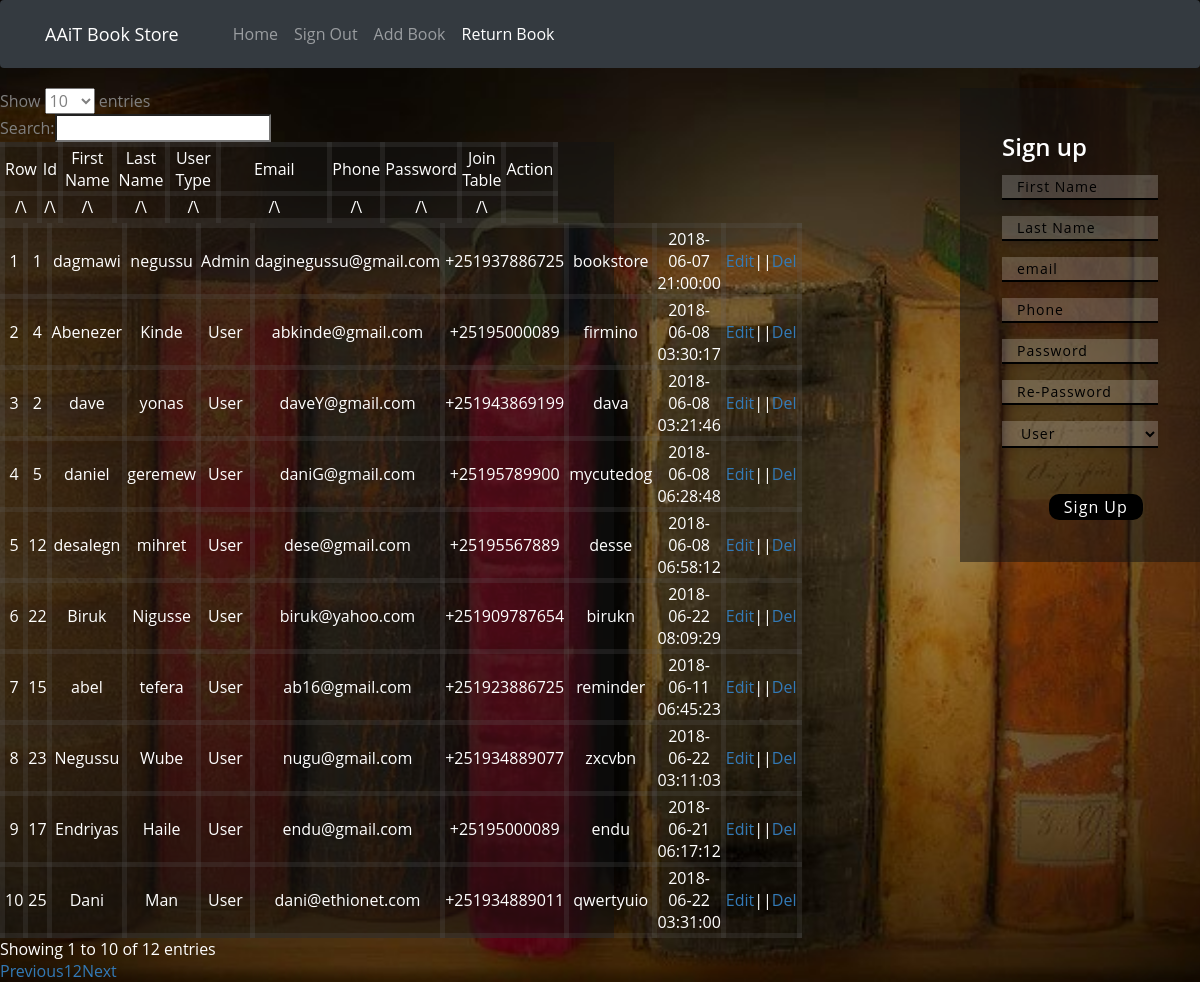
The app's page /pages/php/admin.php (signed in) with its own data.
### tables this page shows
CREATE TABLE `user_profile` (
  `user_id` int(5) NOT NULL,
  `user_fname` varchar(20) NOT NULL,
  `user_lname` varchar(20) NOT NULL,
  `user_type` varchar(20) NOT NULL,
  `email_address` varchar(40) NOT NULL,
  `Phone_Number` varchar(20) NOT NULL,
  `password_key` varchar(20) NOT NULL,
  `join_table` timestamp NULL DEFAULT NULL
);

### pages/php/admin.php (the view, shortened to what this page needs)
<!DOCTYPE HTML>
<html lang="zxx">
<head>
     <link href="../../bootstrap/bootstrapVendor/css/bootstrap.min.css" rel="stylesheet">
    <link href="../css/start_template.css" rel="stylesheet">
<link href="../css/4-col-portfolio.css" rel="stylesheet">
	<link href="../../bootstrap/bootstrap.css" rel="stylesheet">
  <link rel="stylesheet" href="../css/sttyle.css" type="text/css" />
	<link rel="stylesheet" href="../css/style.css" type="text/css" />
</head>
<body class="xxbody" style="background-image: url(../images/books.jpg);">
	<nav class="navbar navbar-expand-lg navbar-dark bg-dark fixed-top">
          <div class="container">
            <a class="navbar-brand whitee" href="#">AAiT Book Store</a>
            <div class="collapse navbar-collapse" id="navbarResponsive">
                <ul class="nav navbar-nav">
                    <li><a class="nav-link" href="../../index.php">Home</a></li>
                    <?php
                      if(isset($_SESSION['logged'])){
                        if($_SESSION['logged']){
                          echo "<li><a class='nav-link' href='user_login.php'>Sign Out</a></li>";
                          echo "<li><a class='nav-link' href='../html/registerBookk.html'>Add Book</a></li>";
                          echo "<li><a class='nav-link active' href='return.php'>Return Book</a></li>";
                        }
                        else{
                        $_SESSION['logged'] = FALSE;
                        echo "<li><a class='nav-link' href='../html/user_login.html'>Sign In/Up</a></li>";
                        }
                      }
                      else{
                        $_SESSION['logged'] = FALSE;
                        echo "<li><a class='nav-link' href='../html/user_login.html'>Sign Inn/Up</a></li>";
                      }
                    ?>
                  </ul>
            </div>
          </div>
        </nav>
    <?php
      require('conn.php');
      $sql = "SELECT * FROM user_profile";
      $result = mysqli_query($conn, $sql);
     $posts = mysqli_fetch_all($result, MYSQLI_ASSOC);
      ?>
      <table class="autoTable" id="tabllle">
        <thead>
          <th class='uid'>Row</th>
          <th class='uid'>Id</th>
          <th class='name'>First Name</th>
          <th class='name'>Last Name</th>
          <th class='name'>User Type</th>
          <th class='wide'>Email</th>
          <th class>Phone</th>
          <th class>Password</th>
          <th class>Join Table</th>
          <th class>Action</th>
        <tr id="">
            <th class='uid'>/\</th>
          <th class='uid'>/\</th>
              <th class="name">/\</th>
              <th class="name">/\</th>
              <th class="name">/\</th>
              <th class="name">/\</th>
              <th class="name">/\</th>
              <th class="name">/\</th>
              <th class="name"> /\ </th>
                <th class="name"></th>
            </thead>      <tbody>
        <?php
        $counter = 0;
          while( $counter < count($posts)){
            $row = $posts[$counter];
            $roww=$counter+1;
            echo
            "<tr>
              <td class='uid'>$roww</td>
              <td class>{$row['user_id']}</td>
              <td class>{$row['user_fname']}</td>
              <td class>{$row['user_lname']}</td>
              <td class>{$row['user_type']}</td>
              <td class>{$row['email_address']}</td>
              <td class>{$row['Phone_Number']}</td>
              <td class>{$row['password_key']}</td>
              <td class>{$row['join_table']}</td>
              <td class><a href='edit.php?edit=$row[user_id]'>Edit</a><span>||</span><a href='delete.php?delete=$row[user_id]'>Del</a>
            </tr>\n";
            $counter++;
          }
        ?>
      </tbody>
    </table>
	<div class="main-content-agile agill">
		<div class="sub-main-w3 register" id ="narrow">
			<form action="user_register.php" method="post">
      <?php
    if(isset($error)){
      echo "<h2 class='whitee'>$error</h2>";
      unset($error);
    }
    else{
      echo "<h2>Sign up</h2>";
    }
  ?>
                <div class="form-style-agile">
          <input id="fname" type="text" placeholder="First Name" name = "fname" required="" onchange="fname()">
                </div>
                <div class="form-style-agile">
          <input id="lname" type="text" placeholder="Last Name" name = "lname" required="" onchange="lname()">
                </div>
				<div class="form-style-agile">
          <input id="email" type="email" placeholder="email" name = "email" required="">
                </div>
                <div class="form-style-agile">
                        <input id="phone" type="tel" placeholder="Phone" name = "phone" required="" onchange="phone()">
                    </div>
				<div class="form-style-agile">
          <input id="pass" type="password" placeholder="Password" name = "password" required="" onchange="pass()">
                </div>
                <div class="form-style-agile">
          <input id="cpass" type="password" placeholder="Re-Password" name = "cpassword" required="" onchange="cpass()">
                </div>
                <div class="form-style-agile">
                        <select name="type">
                                <option value="User">User</option>
                        </select>
                </div>
				<input id ="button" type="submit" value="Sign Up" onClick='validate()'>
			</form>
		</div>
  </div>
  <link rel="stylesheet" href="../../bootstrap/jquery-ui.css" />
	<link href="../pages/css/wickedpicker.css" rel="stylesheet" type='text/css' media="all" />
</body>
</html>

### pages/css/start_template.css (style rules this page uses)
.whitee { color:wheat; }

### pages/css/4-col-portfolio.css (style rules this page uses)
body { padding-top: 54px; }
@media (min-width: 992px) { body { padding-top: 56px; } }

### pages/css/sttyle.css (style rules this page uses)
div { width:80%; float: left; color:white; }
div div { width:100%; }
tbody { width: 736px; }
div #tabllle { width:100%; }
table { width:100%; }

### pages/css/style.css (style rules this page uses)
html, body, div, span, applet, object, iframe, h1, h2, h3, h4, h5, h6, p, blockquote, pre, a, abbr, acronym, address, big, cite, code, del, dfn, em, img, ins, kbd, q, s, samp, small, strike, strong, sub, sup, tt, var, b, u, i, dl, dt, dd, ol, nav ul, nav li, fieldset, form, label, legend, table, caption, tbody, tfoot, thead, tr, th, td, article, aside, canvas, details, embed, figure, figcaption, footer, header, hgroup, menu, nav, output, ruby, section, summary, time, mark, audio, video { margin: 0; padding: 0; border: 0; font-size: 100%; font: inherit; vertical-align: baseline; }
article, aside, details, figcaption, figure, footer, header, hgroup, menu, nav, section { display: block; }
ol, ul { list-style: none; margin: 0px; padding: 0px; }
table { border-collapse: collapse; border-spacing: 0; }
a { text-decoration: none; }
body { background-size: cover; -webkit-background-size: cover; -moz-background-size: cover; -o-background-size: cover; -ms-background-size: cover; background-attachment: fixed; background-position: center; font-family: 'Open Sans', sans-serif; font-size: 100%; }
.sub-main-w3 { display: -webkit-flex; display: -webkit-box; display: -moz-flex; display: -moz-box; display: -ms-flexbox; display: flex; align-items: center; }
h2 { font-size: 2vw; color: #fff; text-align: center; font-weight: 600; margin-bottom: 1vw; }
.sub-main-w3 form { max-width: 100%; margin: 0 5vw; padding: 3.5vw; box-sizing: border-box; display: -webkit-flex; display: -moz-flex; display: flex; flex-wrap: wrap; background: rgba(20, 21, 20, 0.52); }
.agill { float: right; width:20%; }
.agill .register { max-width: 100%;; }
.agill .register form { max-width: 100%; margin-left: 0px; margin-right: 0px; }
.autoTable { width:80%; float: left; box-sizing: border-box; display: -webkit-flex; display: -moz-flex; display: flex; flex-wrap: wrap; background: rgba(20, 21, 20, 0.52); color:white; }
.autoTable .wide { width:25%; }
.autoTable .name { width:10%; }
.autoTable .uid { width:4%; }
.autoTable th,td { text-align: center; align-content: center; border:5px solid rgba(100, 100, 100, 0.2); }
.register { max-width: 41%; float:right; }
.form-style-agile { flex-basis: 100%; -webkit-flex-basis: 100%; }
.form-style-agile input[type="text"], .form-style-agile input[type="email"], .form-style-agile input[type="password"], .form-style-agile input[type="tel"], .form-style-agile select, select.category, .form-style-agile textarea { outline: none; font-size: 14px; border: none; color: #000; font-family: 'Open Sans', sans-serif; letter-spacing: 1px; padding: 12px 15px; background:rgba(255, 255, 255, 0.2); max-height: 80px; margin-bottom: 16px; -webkit-justify-content: space-between; justify-content: space-between; width: 100%; box-sizing: border-box; border-bottom: 2px solid black; box-shadow: 0px 2px 7px 2px rgba(0, 0, 0, 0.08); }
#narrow input, select[name="type"] { padding:2px 15px; }
.form-style-agile select[name="type"] { width: 100%; }
select option { background: #fff; color: #000; }
.sub-main-w3 input[type="submit"] { color: #fff; background: black; border: none; padding: 13px 0; margin-top: 30px; margin-left: 30%; outline: none; border-radius: 10px; font-size: 16px; cursor: pointer; letter-spacing: 1px; font-family: 'Open Sans', sans-serif; -webkit-transition: 0.5s all; -o-transition: 0.5s all; -moz-transition: 0.5s all; -ms-transition: 0.5s all; transition: 0.5s all; }
@media (max-width: 1366px) { .sub-main-w3 input[type="submit"] { width: 50%; } }
#button { width:auto; }

### records on screen
user_profile: roww "1", user_id "1", user_fname "dagmawi", user_lname "negussu", user_type "Admin", email_address "daginegussu@gmail.com", Phone_Number "+251937886725", password_key "bookstore", join_table "2018-06-07 21:00:00"
user_profile: roww "2", user_id "4", user_fname "Abenezer", user_lname "Kinde", user_type "User", email_address "abkinde@gmail.com", Phone_Number "+25195000089", password_key "firmino", join_table "2018-06-08 03:30:17"
user_profile: roww "3", user_id "2", user_fname "dave", user_lname "yonas", user_type "User", email_address "daveY@gmail.com", Phone_Number "+251943869199", password_key "dava", join_table "2018-06-08 03:21:46"
user_profile: roww "4", user_id "5", user_fname "daniel", user_lname "geremew", user_type "User", email_address "daniG@gmail.com", Phone_Number "+25195789900", password_key "mycutedog", join_table "2018-06-08 06:28:48"
user_profile: roww "5", user_id "12", user_fname "desalegn", user_lname "mihret", user_type "User", email_address "dese@gmail.com", Phone_Number "+25195567889", password_key "desse", join_table "2018-06-08 06:58:12"
user_profile: roww "6", user_id "22", user_fname "Biruk", user_lname "Nigusse", user_type "User", email_address "biruk@yahoo.com", Phone_Number "+251909787654", password_key "birukn", join_table "2018-06-22 08:09:29"
user_profile: roww "7", user_id "15", user_fname "abel", user_lname "tefera", user_type "User", email_address "ab16@gmail.com", Phone_Number "+251923886725", password_key "reminder", join_table "2018-06-11 06:45:23"
user_profile: roww "8", user_id "23", user_fname "Negussu", user_lname "Wube", user_type "User", email_address "nugu@gmail.com", Phone_Number "+251934889077", password_key "zxcvbn", join_table "2018-06-22 03:11:03"
user_profile: roww "9", user_id "17", user_fname "Endriyas", user_lname "Haile", user_type "User", email_address "endu@gmail.com", Phone_Number "+25195000089", password_key "endu", join_table "2018-06-21 06:17:12"
user_profile: roww "10", user_id "25", user_fname "Dani", user_lname "Man", user_type "User", email_address "dani@ethionet.com", Phone_Number "+251934889011", password_key "qwertyuio", join_table "2018-06-22 03:31:00"
